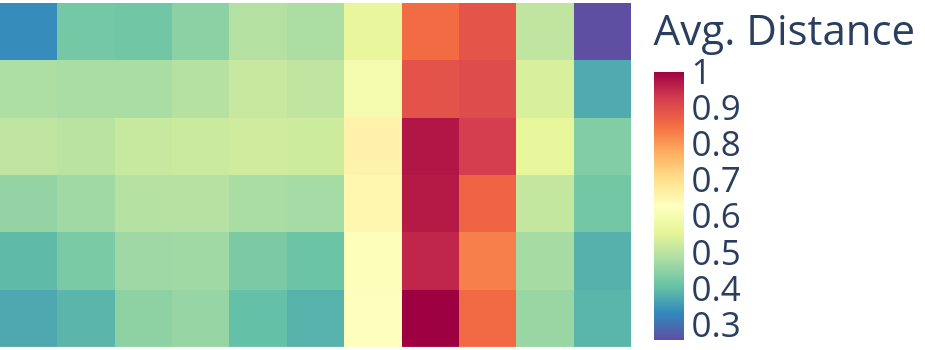
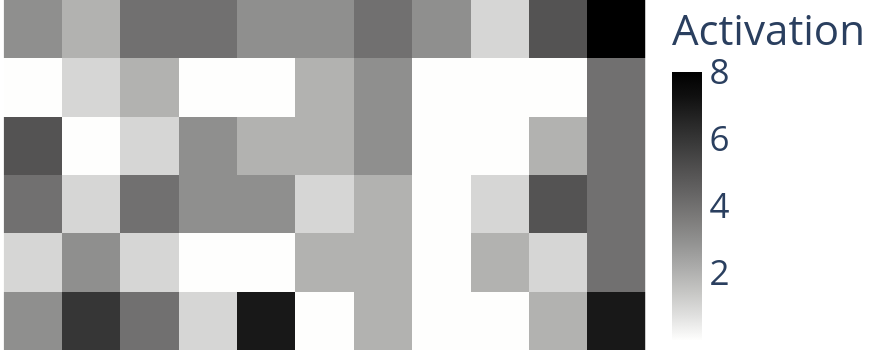

The notebook cell these images were saved under, in order:
### Code cell
# traditional visuals
plot_args = dict(
    **PlotlyHelperArgs.FullStretch,
    **PlotlyHelperArgs.HiddenTicks(d1=d1, d2=d2),
    font=dict(size=35),
    title="",
)
figTrad1 = basin.legacy_pond().visualize_distance_map(**plot_args, **PlotlyHelperArgs.Figsize(w=925, h=350));
figTrad2 = basin.legacy_pond().visualize_activation_map(**plot_args, **PlotlyHelperArgs.Figsize(w=875, h=350));

### Figure 1 — Plotly figure (JSON) as saved in the notebook; plotly's stock layout.template omitted (floating-point values rounded to 4 significant figures)
{"data": [{"coloraxis": "coloraxis", "name": "0", "z": [[0.3725, 0.3893, 0.4489, 0.4581, 0.4031, 0.3844, 0.626, 1.0, 0.8568, 0.46, 0.3887], [0.3959, 0.4272, 0.4673, 0.4695, 0.4276, 0.4105, 0.6193, 0.9543, 0.8312, 0.4739, 0.3824], [0.4552, 0.4688, 0.4927, 0.4937, 0.4789, 0.4737, 0.6496, 0.9692, 0.8652, 0.5112, 0.4204], [0.5057, 0.4981, 0.5132, 0.5188, 0.5246, 0.522, 0.659, 0.9743, 0.9261, 0.5607, 0.4358], [0.4821, 0.4789, 0.4786, 0.4926, 0.5145, 0.5044, 0.596, 0.8927, 0.903, 0.5366, 0.3745], [0.3364, 0.4219, 0.4169, 0.4462, 0.4913, 0.4814, 0.5616, 0.854, 0.8908, 0.506, 0.2568]], "type": "heatmap", "xaxis": "x", "yaxis": "y", "hovertemplate": "x: %{x}<br>y: %{y}<br>Avg. Distance: %{z}<extra></extra>"}], "layout": {"xaxis": {"anchor": "y", "domain": [0.0, 1.0], "scaleanchor": "y", "constrain": "domain", "showticklabels": false, "range": [-0.5, 10.5], "ticks": "", "ticklen": 10, "ticklabelstandoff": 0, "zeroline": false, "showgrid": false}, "yaxis": {"anchor": "x", "domain": [0.0, 1.0], "autorange": true, "constrain": "domain", "showticklabels": false, "range": [-0.5, 5.5], "ticks": "", "ticklen": 10, "ticklabelstandoff": 0, "zeroline": false, "showgrid": false}, "coloraxis": {"colorbar": {"title": {"text": "Avg. Distance"}}, "colorscale": [[0.0, "rgb(94,79,162)"], [0.1, "rgb(50,136,189)"], [0.2, "rgb(102,194,165)"], [0.3, "rgb(171,221,164)"], [0.4, "rgb(230,245,152)"], [0.5, "rgb(255,255,191)"], [0.6, "rgb(254,224,139)"], [0.7, "rgb(253,174,97)"], [0.8, "rgb(244,109,67)"], [0.9, "rgb(213,62,79)"], [1.0, "rgb(158,1,66)"]], "autocolorscale": false}, "margin": {"t": 0, "l": 0, "r": 0, "b": 0, "pad": 0}, "font": {"size": 35}, "title": {"text": ""}, "autosize": true, "showlegend": true, "paper_bgcolor": "rgba(0,0,0,0)", "plot_bgcolor": "rgba(0,0,0,0)", "width": 925, "height": 350}}

### Figure 2 — Plotly figure (JSON) as saved in the notebook; plotly's stock layout.template omitted (floating-point values rounded to 4 significant figures)
{"data": [{"coloraxis": "coloraxis", "name": "0", "z": [[3, 6, 4, 1, 7, 0, 2, 0, 0, 2, 7], [1, 3, 1, 0, 0, 2, 2, 0, 2, 1, 4], [4, 1, 4, 3, 3, 1, 2, 0, 1, 5, 4], [5, 0, 1, 3, 2, 2, 3, 0, 0, 2, 4], [0, 1, 2, 0, 0, 2, 3, 0, 0, 0, 4], [3, 2, 4, 4, 3, 3, 4, 3, 1, 5, 8]], "type": "heatmap", "xaxis": "x", "yaxis": "y", "hovertemplate": "x: %{x}<br>y: %{y}<br>Activation: %{z}<extra></extra>"}], "layout": {"xaxis": {"anchor": "y", "domain": [0.0, 1.0], "scaleanchor": "y", "constrain": "domain", "showticklabels": false, "range": [-0.5, 10.5], "ticks": "", "ticklen": 10, "ticklabelstandoff": 0, "zeroline": false, "showgrid": false}, "yaxis": {"anchor": "x", "domain": [0.0, 1.0], "autorange": true, "constrain": "domain", "showticklabels": false, "range": [-0.5, 5.5], "ticks": "", "ticklen": 10, "ticklabelstandoff": 0, "zeroline": false, "showgrid": false}, "coloraxis": {"colorbar": {"title": {"text": "Activation"}}, "colorscale": [[0.0, "rgb(254, 254, 253)"], [0.09091, "rgb(224, 224, 223)"], [0.1818, "rgb(197, 197, 195)"], [0.2727, "rgb(171, 171, 170)"], [0.3636, "rgb(146, 146, 145)"], [0.4545, "rgb(124, 123, 122)"], [0.5455, "rgb(102, 101, 101)"], [0.6364, "rgb(81, 80, 80)"], [0.7273, "rgb(59, 59, 59)"], [0.8182, "rgb(38, 38, 38)"], [0.9091, "rgb(16, 16, 16)"], [1.0, "rgb(0, 0, 0)"]], "autocolorscale": false}, "margin": {"t": 0, "l": 0, "r": 0, "b": 0, "pad": 0}, "font": {"size": 35}, "title": {"text": ""}, "autosize": true, "showlegend": true, "paper_bgcolor": "rgba(0,0,0,0)", "plot_bgcolor": "rgba(0,0,0,0)", "width": 875, "height": 350}}
